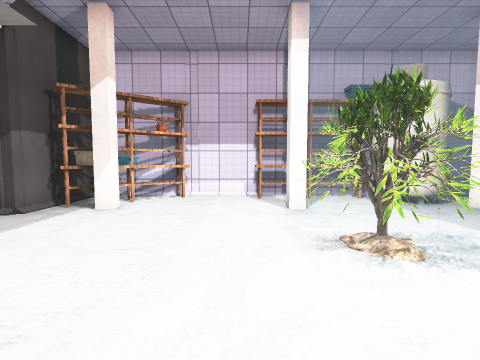
view 1 (above)

12 first-person views from a walk through a scene from a Unity 3-D project. The camera is 1.2 m above the floor, tilts 4° down and sees 85° across. The floor is counted in squares, 1 m on a side. Each view is taken from the middle of a square. On the plan, view 1 faces up. The plan holds only what a view shows up to about 12 squares ahead; the rest is blank. The player character is not drawn. Door leaves are left out, so doorways stand open. Some surface patterns are stand-ins.

view 2
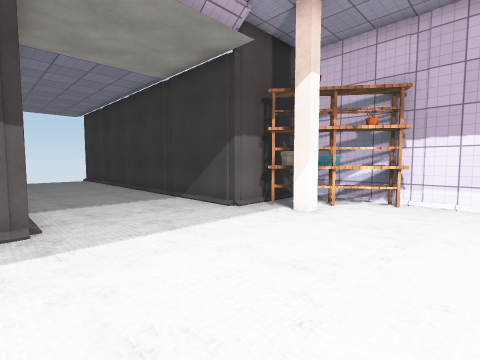

view 3
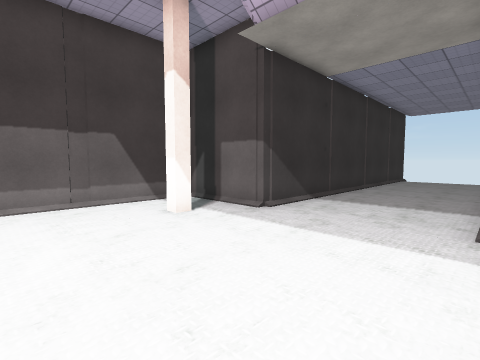

view 4
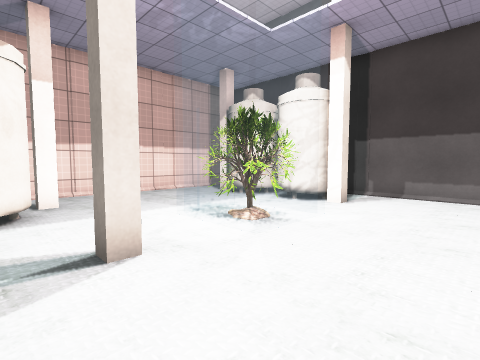

view 5
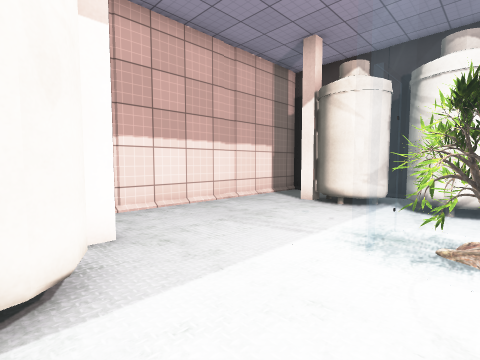

view 6
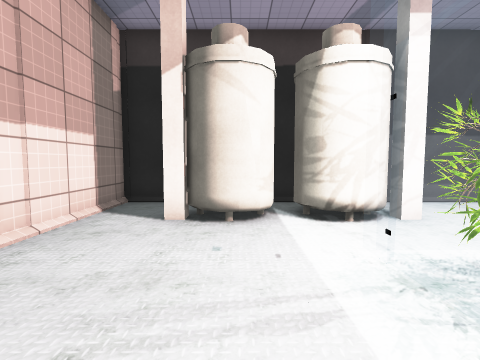

view 7
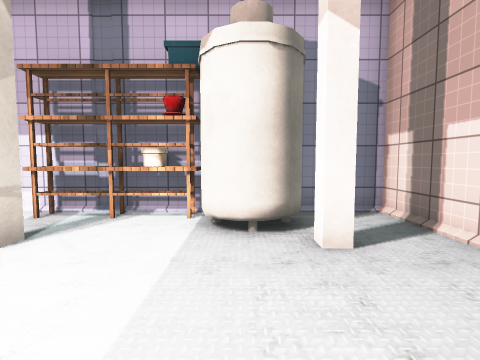

view 8
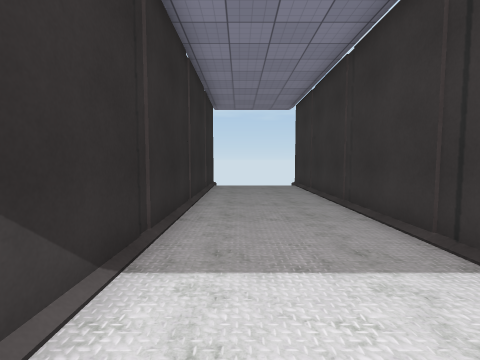

view 9
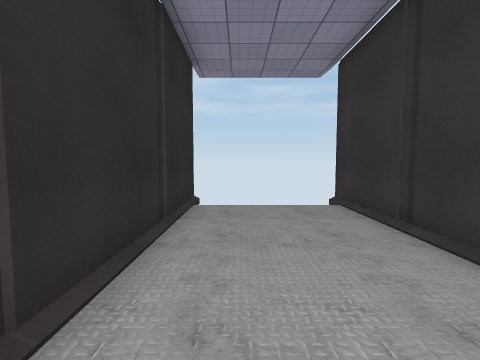

view 10
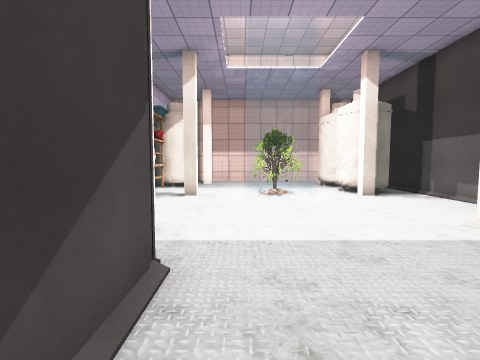

view 11
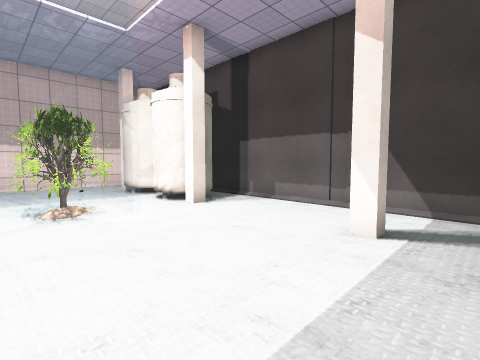

view 12
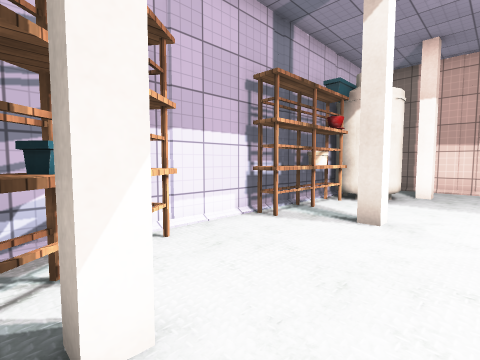

### Floor plan
Key: @ floor where view 1 was taken; # wall or solid block; . floor; D open door; = window, fence, low wall or low ledge; S shelf; T tree; O other object.
Columns run from 18 left of view 1 to 9 right of it. Each row starts with its distance up from view 1.
  9              ##SS##SSSSOO###
  8              #SS......SOO..#
  7              #S#.......O#..#
  6 #####D########.............#
  5  ....D.............===.....#
  4  ....D.............=T=.....#
  3  ....D.............=T=.....#
  2 #....D.....................#
  1 ##############......OO.##..#
  0              #....@.OO###..#
 -1              #......OO#  ..#
 -2              ##########  ###

Positions as (right, up) in squares from view 1, and headings:
1: (0, 0), facing up
2: (0, 1), facing up-left
3: (0, 6), facing down-left
4: (-2, 8), facing down-right
5: (2, 8), facing down-right
6: (5, 6), facing down
7: (5, 3), facing up
8: (-5, 3), facing left
9: (-11, 3), facing left
10: (-8, 5), facing right
11: (-5, 5), facing down-right
12: (-4, 5), facing up-right
